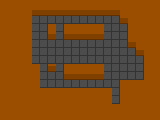

This is a level from a 2D game, rendered from its Tiled map with the project's own tilesets. A one-line summary and the complete map file follow:
An orthogonal 20x15 tile map with 8x8 px tiles, 1 tile layer (Tile Layer 1), 2 tilesets and 6 objects.

<map version="1.0" orientation="orthogonal" width="20" height="15" tilewidth="8" tileheight="8">
 <tileset firstgid="1" name="leveltiles" tilewidth="8" tileheight="8">
  <image source="../graphics/leveltiles.png" width="32" height="8" />
 </tileset>
 <tileset firstgid="5" name="entitytiles" tilewidth="8" tileheight="8">
  <image source="../raw/entitytiles.png" width="56" height="16" />
 </tileset>
 <layer name="Tile Layer 1" width="20" height="15">
  <data encoding="csv">
4,4,4,4,4,4,4,4,4,4,4,4,4,4,4,4,4,4,4,4,
4,4,4,4,3,3,3,3,3,3,3,3,3,3,3,4,4,4,4,4,
4,4,4,4,2,2,2,2,2,2,2,2,2,2,2,3,4,4,4,4,
4,4,4,4,2,2,4,2,4,4,4,4,4,2,2,2,4,4,4,4,
4,4,4,4,2,2,3,2,3,3,3,3,3,2,2,2,4,4,4,4,
4,4,4,4,2,2,2,2,2,2,2,2,2,2,2,2,3,4,4,4,
4,4,4,4,2,2,2,2,2,2,2,2,2,2,2,2,2,3,4,4,
4,4,4,4,2,2,2,2,2,2,2,2,2,2,2,2,2,2,4,4,
4,4,4,4,4,2,3,2,4,4,4,4,4,2,2,2,2,2,4,4,
4,4,4,4,4,2,2,2,3,3,3,3,3,2,2,2,2,2,4,4,
4,4,4,4,4,2,2,2,2,2,2,2,2,2,2,4,4,4,4,4,
4,4,4,4,4,4,4,4,4,4,4,4,4,4,2,4,4,4,4,4,
4,4,4,4,4,4,4,4,4,4,4,4,4,4,2,4,4,4,4,4,
4,4,4,4,4,4,4,4,4,4,4,4,4,4,4,4,4,4,4,4,
4,4,4,4,4,4,4,4,4,4,4,4,4,4,4,4,4,4,4,4
</data>
 </layer>
 <objectgroup name="Object Layer 1" width="20" height="15">
  <object gid="12" x="56" y="72" />
  <object gid="11" x="112" y="104" />
  <object gid="13" x="95" y="55" />
  <object gid="9" x="48" y="64" />
  <object gid="9" x="48" y="55" />
  <object gid="9" x="48" y="47" />
 </objectgroup>
</map>
